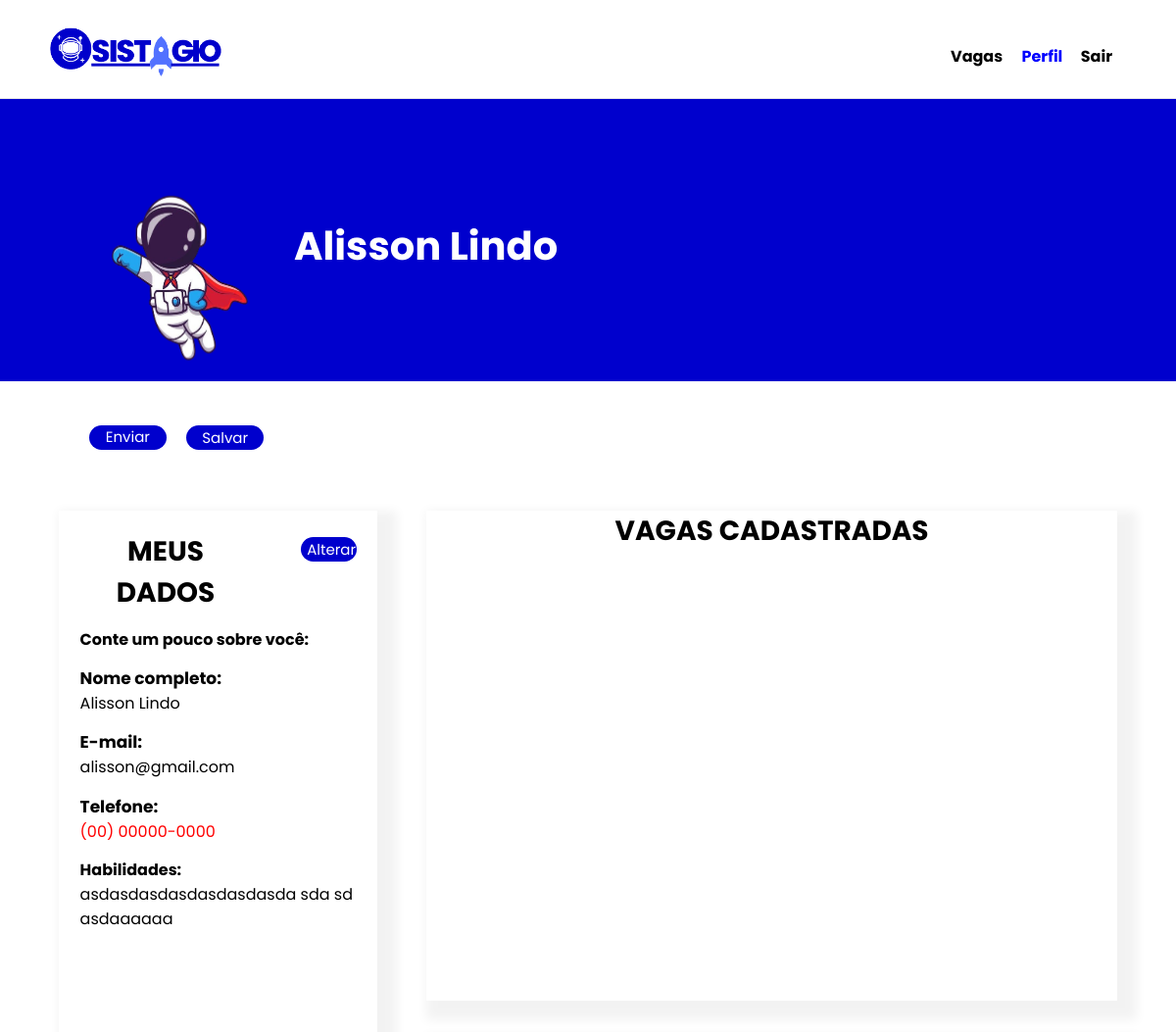
/perfil/ (signed in, upper part), run on an earlier commit of the app's database.
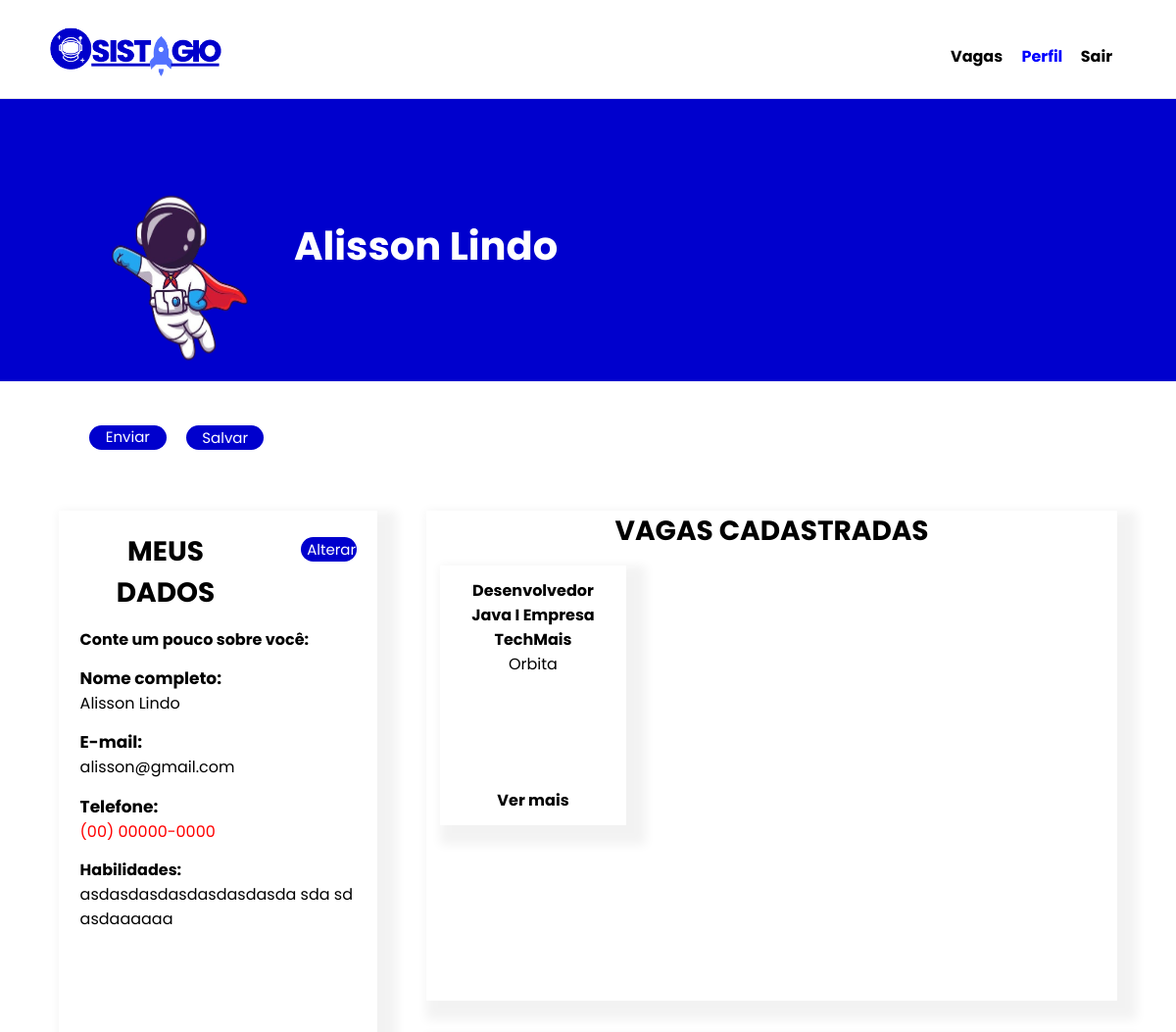
And on a later commit of the database.
### post_vagas/models.py (models this page shows, shortened)
class Vaga_cadastradas(models.Model):
    vcad_codigo = models.BigAutoField(primary_key=True)
    vcad_perfil_fk = models.ForeignKey(PerfilUser, on_delete=models.CASCADE)
    vcad_postVaga_fk = models.ForeignKey(PostVagas, on_delete=models.CASCADE)

class PostVagas(models.Model):
    vag_cod = models.BigAutoField(primary_key=True)
    vag_usuario_fk = models.ForeignKey(User, on_delete=models.CASCADE)
    vag_nome = models.CharField(max_length=50,null=True,blank=True)
    vag_tell = models.CharField(max_length=50,null=True,blank=True)
    vag_email = models.EmailField(max_length=80,null=True,blank=True)
    vag_endereco = models.CharField(max_length=20,null=True,blank=True)
    vag_descricao = models.CharField(max_length=100,null=True,blank=True)
    vag_funcao = models.CharField(max_length=50,null=True,blank=True)
    vag_beneficio = models.CharField(max_length=100,null=True,blank=True)

### perfil/views.py (the view)
# urls.py: path('', views.AtualizacaoPerfil.as_view(), name='perfil'),
class AtualizacaoPerfil(Perfil):
    def post(self, *args, **kwargs):
        usuario = get_object_or_404(
            User, username=self.request.user.username)
        if 'mudar-foto' in self.request.POST:
            foto_pessoa =  self.request.FILES.get('perfil_foto_usuario')
            self.perfil.per_foto = foto_pessoa
            self.perfil.save()
            return redirect('perfil:perfil')
        """ PRECISSA REPARO - DATA  """
        if 'dados-usuario' in self.request.POST:
            print('Entrou')
            first_name = self.usuarioForm.data.get('first_name')
            if self.usuarioPerfil.is_valid():
                perfilUsuario = self.usuarioPerfil.save(commit=False)
                perfilUsuario.per_pessoa_pk = usuario
                perfilUsuario.save()
            if first_name:
                usuario.first_name = first_name
            usuario.save()
            return redirect('perfil:perfil')
        if 'botao-certificado' in self.request.POST:
            documento = self.request.FILES.get('cert_arquivo')
            arquivo = self.certificado.save(commit=False)
            arquivo.cert_pessoa_fk = self.perfil
            arquivo.cert_arquivo = documento
            arquivo.save()
            return redirect('perfil:perfil')
        if 'botao-vag'  in self.request.POST:
            post = self.postvaga.save(commit=False)
            post.vag_usuario_fk =  usuario
            post.save()
            objeto = Vaga_cadastradas(
                vcad_perfil_fk=self.perfil,
                vcad_postVaga_fk=post
            )
            objeto.save()
            return redirect('perfil:perfil')
        if 'botao-csv' in self.request.POST:
            arquivo = self.request.FILES.get('arquivo')
            arquivo_nome_turma = self.request.POST.get('arquivo_nome_turma')
            if not arquivo or not arquivo_nome_turma:
                messages.error(
                    self.request,
                    "Digite todos os campos para o envio"
                )
                return redirect('perfil:perfil')
            file = arquivo.read().decode('latin-1').splitlines()
            reader = csv.reader(file, delimiter=';')
            aluno_lista = []
            for linha,tabela in enumerate(reader):
                if linha <= 2:
                    continue
                nome = tabela[1]
                matricula = tabela[0].replace('.','').replace(',','').replace('-','')
                obj = models.Aluno_Csv(
                    alu_nome=nome,
                    alu_matricula=matricula,
                    alu_turma=arquivo_nome_turma,
                )
                models.Aluno_Csv.objects.filter(alu_nome=nome, alu_matricula=matricula
                                                ,alu_turma=arquivo_nome_turma).delete()
                aluno_lista.append(obj)
            models.Aluno_Csv.objects.bulk_create(aluno_lista)
        if 'btn-docente' in self.request.POST:
            if not self.docenteFormulario.is_valid():
                messages.error(
                    self.request,
                    self.docenteFormulario.errors
                )
                return redirect('perfil:perfil')
            nome_docente = self.request.POST.get('nome_docente')
            email_docente = self.request.POST.get('email_docente')
            senha_docente = self.request.POST.get('senha_docente')
            cpf_docente = self.request.POST.get('cpf_docente')
            docente = User(
                username= email_docente.lower(),
                first_name = nome_docente,
                email= email_docente
            )
            docente.set_password(senha_docente)
            docente.save()
            perfil = models.PerfilUser(
                per_pessoa_fk=docente,
                tipo='D',
                cpf_cnpj= cpf_docente,
            )
            docente_perfil = []
            docente_perfil.append(perfil)
            models.PerfilUser.objects.bulk_create(docente_perfil)
            instituicao_docente = models.Docente(doce_perfil_pk=perfil, doce_instituicao_fk=usuario)
            instituicao_docente.save()
            curso_docente = self.request.POST.getlist('curso_docente')
            for value in curso_docente:
                curso_instituicao = get_object_or_404(models.curso_instituicao, curs_codigo=int(value))
                docente_curso = Docente_curso(doce_docente_pk=instituicao_docente,
                                              doce_curso_instituicao_fk=curso_instituicao)
                docente_curso.save()
            return redirect('perfil:perfil')
        if 'botao-curso-instituicao' in self.request.POST:
            curso = self.cursoform.save(commit=False)
            curso.curs_perfil_fk = self.perfil
            curso.save()
        if 'curso_escolhido' in self.request.POST:
            nome_instituicao = self.request.POST.get('instituicao')
            nome_curso = self.request.POST.get('curso')
            usuario = get_object_or_404(User, first_name=nome_instituicao)
            perfil = models.PerfilUser.objects.filter(per_pessoa_fk=usuario).first()
            curso_institui = get_object_or_404(models.curso_instituicao, curs_perfil_fk=perfil, curs_nome=nome_curso)
            print(curso_institui, 'Aqui')
            aluno_curso = models.curso_aluno(curs_insituicao=curso_institui, curs_perfil_fk=self.perfil)
            aluno_curso.save()
            return redirect('perfil:perfil')
        return redirect('home:inicial')

### perfil/views.py (called while the page is built)
    def get(self, *args, **kwargs):
        return render(self.request, self.templates_name, self.informacoes)

### perfil/templates/perfil/perfil.html (shortened to what this page needs)
{% extends 'base.html' %}
{% load static %}
{% block conteudo %}
{% include 'parcias/_header.html' %}
{% block style %}
<link rel="stylesheet" href="{% static 'perfil.css'%}">{% endblock %}
<main class="main">
    <div class="container-inicio">
        <div class="foto-perfi">
            {% if perfilPessoa.per_foto %}
            <img src="{{perfilPessoa.per_foto.url}}" alt="" class="img-perfil">
            {%endif%}
            <form class="container-foto-form" method="POST" enctype="multipart/form-data">
                <label for="btn-foto-alterar" id="label-file">Enviar Arquivo</label>
                <button class="btn-alterar-sobre1" name="mudar-foto">Salvar foto</button>
            </form>
        </div>
        <div class="titulo">
            <h3 class="text-titulo">{{user.first_name}}</h3>
        </div>
    </div>
    <div class="container-meio">
        <div class="container-sobre">
            <div class="form-dados-sobre" id="form-dados-banco">
                <div class="titulo-sobre">
                    <h3 class="title-meio-h3">MEUS DADOS</h3>
                    <button class="btn-alterar-sobre" id="btn-alterar">Alterar</button>
                </div>
                <div class="descricao">
                    <h4 class="text-descricao">Conte um pouco sobre você:</h4>
                </div>
                <div class="dados-pessoais">
                    <label for="" class="text-dados">Nome completo:</label>
                    <p>{{user.first_name}}</p>
                </div>
                <div class="dados-pessoais">
                    <label for="" class="text-dados">E-mail:</label>
                    <p>{{user.email}}</p>
                </div>
                <div class="dados-pessoais">
                    <label for="" class="text-dados ">Telefone:</label>
                    <p class="{% if not perfilPessoa.per_tell%}null-tell{%endif%}">{% if not perfilPessoa.per_tell%}(00)
                        00000-0000{%endif%}
                    </p>
                </div>
                {% if perfilPessoa.tipo == 'A' %}
                <div class="descricao">
                    <h4 class="text-descricao">Habilidades:</h4>
                    <p>{{perfilPessoa.per_detalhe}}</p>
                </div>
                {%endif%}
            </div>
        </div>
        <div class="box-vagas">
            <div class="container-vagas-cadastradas">
                <h3 class="title-meio-h3">{% if perfilPessoa.tipo == 'A' %}VAGAS CADASTRADAS{%endif%}
                </h3>
                <div class="card-vagas" id="card-vagas">
                    {% if perfilPessoa.tipo == 'A' %}
                    {% for Vaga in vaga_cadastradas%}
                    <div class="itens-card-vagas">
                        <h4 class="title-card-vagas">{{Vaga.vcad_postVaga_fk.vag_nome}}</h4>
                        <p class="descricao-vaga">{{Vaga.vcad_postVaga_fk.vag_usuario_fk.first_name}}</p>
                        <div class="div-btn-ver-mais">
                            <a href="" class="btn-ver-mais">
                                <p class="text-ver-mais"> Ver mais</p>
                            </a>
                        </div>
                    </div>
                    {%endfor%}
                    {%endif%}
                </div>
            </div>
        </div>
    </div>
{%endblock%}

What changed in the data, as far as the page shows it:
added Vaga_cadastradas: vcad_postVaga_fk.vag_nome "Desenvolvedor Java I Empresa TechMais", vcad_postVaga_fk.vag_usuario_fk.first_name "Orbita"
